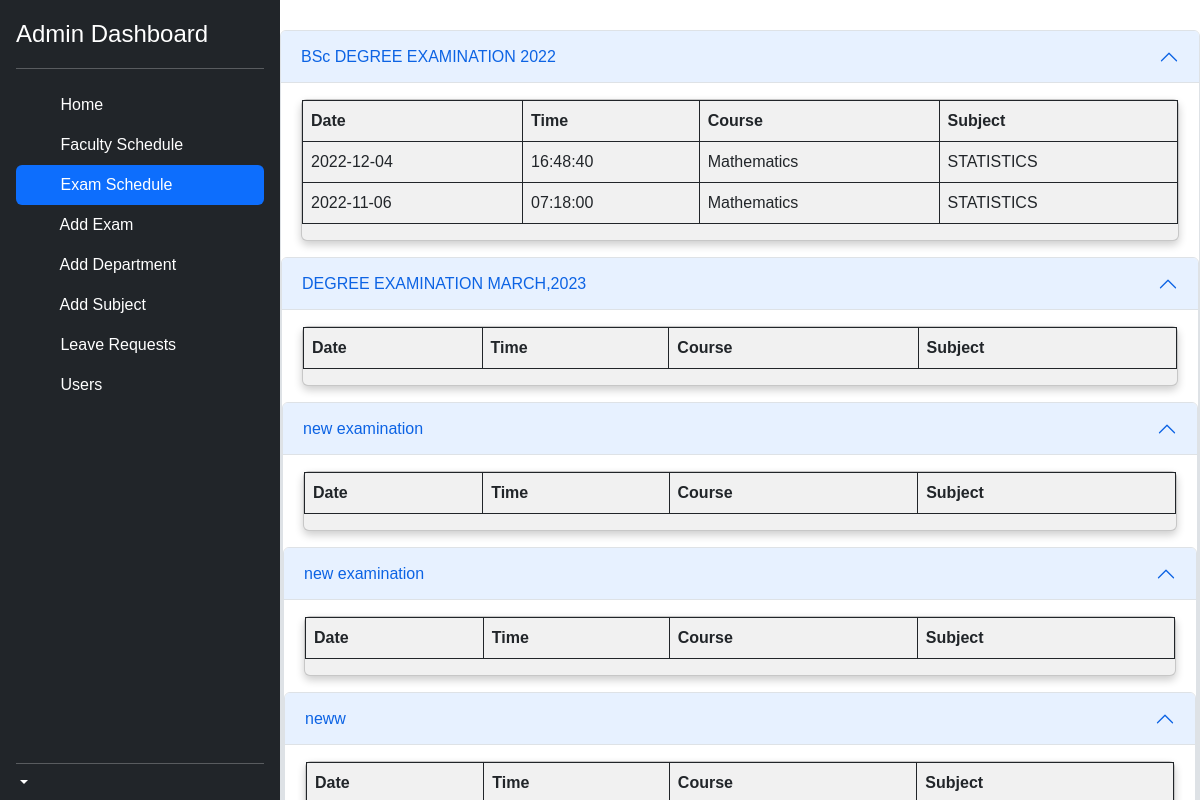
/admin/exam_table.php, run on an earlier commit of the app's database.
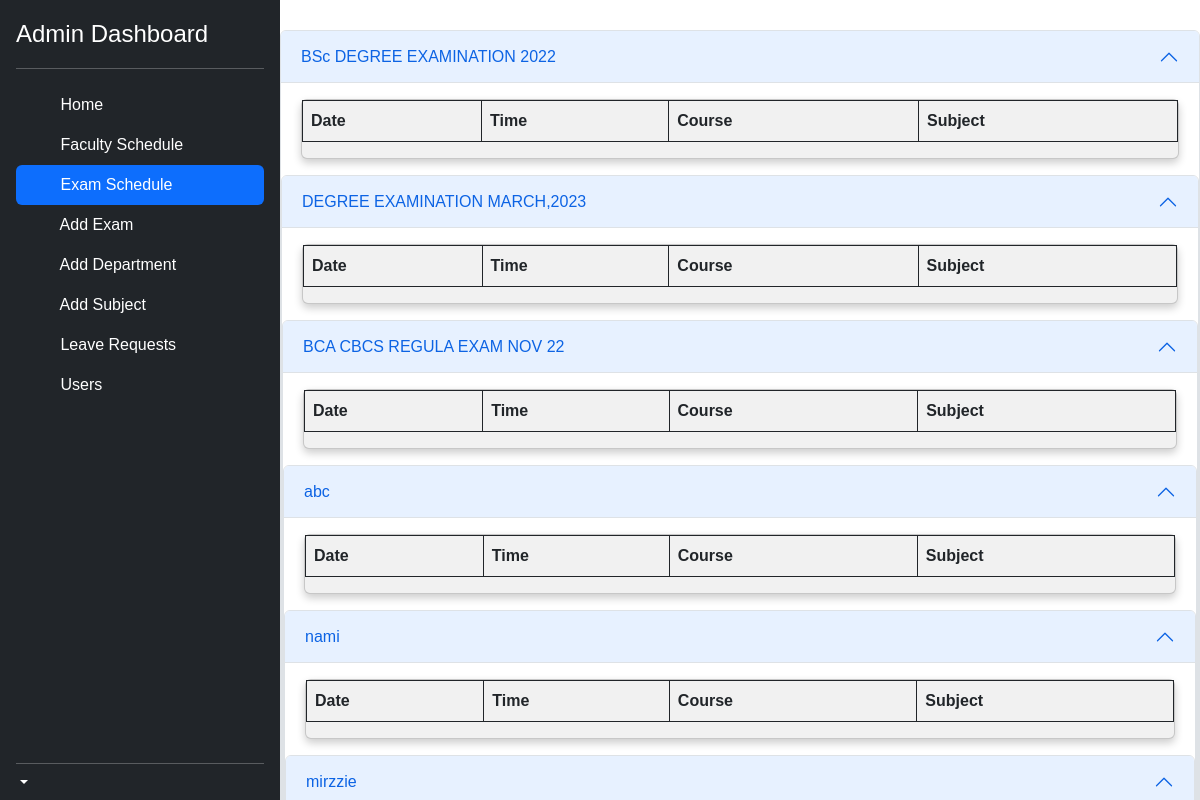
And on a later commit of the database.
### tables this page shows
CREATE TABLE IF NOT EXISTS `exam_tb` (
  `exam_id` int(11) NOT NULL AUTO_INCREMENT,
  `exam_name` varchar(100) NOT NULL,
  `start_date` date NOT NULL,
  `end_date` date NOT NULL,
  `sem_id` int(11) NOT NULL,
  `status` int(11) NOT NULL,
  PRIMARY KEY (`exam_id`),
  KEY `semID` (`sem_id`)
);

CREATE TABLE IF NOT EXISTS `sub_tb` (
  `sub_id` int(11) NOT NULL AUTO_INCREMENT,
  `sub_name` varchar(100) NOT NULL,
  `depid` int(11) NOT NULL,
  `sem_id` int(11) NOT NULL,
  PRIMARY KEY (`sub_id`),
  KEY `depid` (`depid`),
  KEY `sem_id` (`sem_id`)
);

CREATE TABLE IF NOT EXISTS `x_table_tb` (
  `table_id` int(11) NOT NULL AUTO_INCREMENT,
  `sub_id` int(11) NOT NULL,
  `exam_id` int(11) NOT NULL,
  `x_date` date NOT NULL,
  `time` time NOT NULL,
  PRIMARY KEY (`table_id`),
  KEY `sub` (`sub_id`) USING BTREE,
  KEY `Foreign key` (`exam_id`)
);

CREATE TABLE IF NOT EXISTS `dep_tb` (
  `depid` int(11) NOT NULL AUTO_INCREMENT,
  `dname` varchar(200) NOT NULL,
  PRIMARY KEY (`depid`)
);

### admin/exam_table.php (the view, shortened to what this page needs)
<!doctype html>
<html lang="en">
  <head>
<link href="../assets/css/bootstrap.min.css" rel="stylesheet">
    <link href="../assets/css/sidebars.css" rel="stylesheet">
  </head>
  <body>
<main class="d-flex flex-nowrap" style="height: 990px;">
  <div class="d-flex flex-column flex-shrink-0 p-3 text-bg-dark" style="width: 280px;">
    <a href="" class="d-flex align-items-center mb-3 mb-md-0 me-md-auto text-white text-decoration-none">
      <span class="fs-4">Admin Dashboard</span>
    </a>
    <hr>
    <ul class="nav nav-pills flex-column mb-auto">
      <li class="nav-item">
        <a href="admin_dash.php" class="nav-link text-white">
          <svg class="bi pe-none me-2" width="16" height="16"><use xlink:href="#home"/></svg>
          Home
        </a>
      </li>
      <li>
      <a href="fac_schedule.php" class="nav-link text-white">
          <svg class="bi pe-none me-2" width="16" height="16"><use xlink:href="#speedometer2"/></svg>
          Faculty Schedule
        </a>
      </li>
      <li>
        <a href="exam_table.php"class="nav-link active" aria-current="page" >
          <svg class="bi pe-none me-2" width="16" height="16"><use xlink:href="#table"/></svg>
          Exam Schedule
        </a>
      </li>
      <li>
        <a href="add_exam.php" class="nav-link text-white">
          <svg class="bi pe-none me-2" width="16" height="16"><use xlink:href="#table"/></svg>
          Add Exam
        </a>
      </li>
      <li>
        <a href="add_dep.php" class="nav-link text-white" >
          <svg class="bi pe-none me-2" width="16" height="16"><use xlink:href="#table"/></svg>
          Add Department
        </a>
      </li>
      <li>
        <a href="add_sub.php" class="nav-link text-white">
          <svg class="bi pe-none me-2" width="16" height="16"><use xlink:href="#table"/></svg>
          Add Subject
        </a>
      </li>
      <li>
        <a href="./leaves/leavereq.php" class="nav-link text-white">
          <svg class="bi pe-none me-2" width="16" height="16"><use xlink:href="#grid"/></svg>
          Leave Requests
        </a>
      </li>
      <li>
        <a href="users.php" class="nav-link text-white">
          <svg class="bi pe-none me-2" width="16" height="16"><use xlink:href="#people-circle"/></svg>
          Users
        </a>
      </li>
    </ul>
    <hr>
    <div class="dropdown">
      <a href="#" class="d-flex align-items-center text-white text-decoration-none dropdown-toggle" data-bs-toggle="dropdown" aria-expanded="false">
      </a>
    </div>
  </div>
  <div class="d-flex flex-column flex-grow-1" style="padding-top : 30px;">
  <?php
  include '../server.php';
  $fetch_exam = "SELECT * FROM exam_tb WHERE status='1'";
  $exam = mysqli_query($conn,$fetch_exam);
  if(mysqli_num_rows($exam) > 0){
    while($row = mysqli_fetch_array($exam)){
      $exam_id = $row["exam_id"];
      $exam_title= $row["exam_name"];
?>
<div class="accordion" id="accordionPanelsStayOpenExample">
  <div class="accordion-item">
    <h2 class="accordion-header" id="panelsStayOpen-headingOne">
      <button class="accordion-button" type="button" data-bs-toggle="collapse" data-bs-target="#panelsStayOpen-collapseOne" aria-expanded="true" aria-controls="panelsStayOpen-collapseOne">
        <?php echo $exam_title; ?>
      </button>
    </h2>
    <div id="panelsStayOpen-collapseOne" class="accordion-collapse collapse show" aria-labelledby="panelsStayOpen-headingOne">
      <div class="accordion-body">
      <div class="card">
      <table id="data_table" class="table table-bordered border-dark">
		<thead>
			<tr>
				<th>Date</th>
        <th>Time</th>
				<th>Course</th>
        <th>Subject</th>
     </tr>
		</thead>
		<tbody>
			<?php
      include '../server.php';
      $sql_query = "SELECT * FROM sub_tb, dep_tb, x_table_tb, exam_tb WHERE sub_tb.sub_id = x_table_tb.sub_id AND x_table_tb.exam_id = exam_tb.exam_id AND dep_tb.depid = sub_tb.depid AND exam_tb.exam_id = '$exam_id'";
			$resultset = mysqli_query($conn, $sql_query) or die("database error:". mysqli_error($conn));
			while( $row = mysqli_fetch_assoc($resultset) ) {
			?>
			   <tr id="<?php echo $row ['table_id']; ?>">
         <td><?php echo $row ['x_date']; ?></td>
			   <td><?php echo $row ['time']; ?></td>
			   <td><?php echo $row ['dname']; ?></td>
			   <td><?php echo $row ['sub_name']; ?></td>
			   </tr>
			<?php } ?>
		</tbody>
		</table>
    </div>
    </div>
  </div>
  <?php
                        }
                      }
                      ?>
  </div>
</main>
  </body>
</html>

### assets/css/sidebars.css (style rules this page uses)
body { min-height: 100vh; min-height: -webkit-fill-available; }
html { height: -webkit-fill-available; }
main { height: 100vh; height: -webkit-fill-available; max-height: 100vh; overflow-x: auto; overflow-y: hidden; }
.dropdown-toggle { outline: 0; }

### admin/exam_table.php (style rules this page uses)
.bi { vertical-align: -.125em; fill: currentColor; }
body { font-family: Arial, Helvetica, sans-serif; }
.card { text-padding: 20px; box-shadow: 0 4px 8px 0 rgba(0, 0, 0, 0.2); text-align: left; background-color: #f1f1f1; }

What changed in the data, as far as the page shows it:
removed exam_tb: exam_name "new examination"
removed exam_tb: exam_name "new examination"
removed exam_tb: exam_name "neww"
changed exam_tb "BSc DEGREE EXAMINATION 2022": loses sub_tb (x_table_tb.x_date "2022-12-04", x_table_tb.time "16:48:40", depid.dname "Mathematics", sub_name "STATISTICS", x_table_tb.x_date "2022-11-06", x_table_tb.time "07:18:00")
added exam_tb: exam_name "BCA CBCS REGULA EXAM NOV 22"
added exam_tb: exam_name "abc"
added exam_tb: exam_name "nami"
added exam_tb: exam_name "mirzzie"
